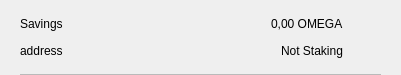
<?xml version="1.0" encoding="UTF-8"?>
<ui version="4.0">
 <class>CSRow</class>
 <widget class="QWidget" name="CSRow">
  <property name="geometry">
   <rect>
    <x>0</x>
    <y>0</y>
    <width>401</width>
    <height>75</height>
   </rect>
  </property>
  <property name="windowTitle">
   <string>Form</string>
  </property>
  <layout class="QVBoxLayout" name="verticalLayout">
   <property name="spacing">
    <number>0</number>
   </property>
   <property name="leftMargin">
    <number>20</number>
   </property>
   <property name="topMargin">
    <number>10</number>
   </property>
   <property name="rightMargin">
    <number>20</number>
   </property>
   <property name="bottomMargin">
    <number>0</number>
   </property>
   <item>
    <widget class="QWidget" name="info" native="true">
     <property name="minimumSize">
      <size>
       <width>0</width>
       <height>0</height>
      </size>
     </property>
     <layout class="QHBoxLayout" name="horizontalLayout_3">
      <property name="leftMargin">
       <number>0</number>
      </property>
      <property name="topMargin">
       <number>0</number>
      </property>
      <property name="rightMargin">
       <number>0</number>
      </property>
      <property name="bottomMargin">
       <number>10</number>
      </property>
      <item>
       <widget class="QWidget" name="container" native="true">
        <property name="minimumSize">
         <size>
          <width>0</width>
          <height>0</height>
         </size>
        </property>
        <layout class="QVBoxLayout" name="verticalLayout_2">
         <property name="spacing">
          <number>0</number>
         </property>
         <property name="leftMargin">
          <number>0</number>
         </property>
         <property name="topMargin">
          <number>0</number>
         </property>
         <property name="rightMargin">
          <number>0</number>
         </property>
         <property name="bottomMargin">
          <number>0</number>
         </property>
         <item>
          <layout class="QHBoxLayout" name="horizontalLayout">
           <item>
            <widget class="QLabel" name="labelName">
             <property name="toolTip">
              <string notr="true"/>
             </property>
             <property name="text">
              <string>Savings</string>
             </property>
            </widget>
           </item>
           <item>
            <spacer name="horizontalSpacer">
             <property name="orientation">
              <enum>Qt::Horizontal</enum>
             </property>
             <property name="sizeHint" stdset="0">
              <size>
               <width>40</width>
               <height>20</height>
              </size>
             </property>
            </spacer>
           </item>
           <item>
            <widget class="QLabel" name="labelAmount">
             <property name="text">
              <string>0,00 OMEGA</string>
             </property>
            </widget>
           </item>
          </layout>
         </item>
         <item>
          <layout class="QHBoxLayout" name="horizontalLayout_2">
           <item>
            <widget class="QLabel" name="labelAddress">
             <property name="toolTip">
              <string notr="true"/>
             </property>
             <property name="text">
              <string>address</string>
             </property>
            </widget>
           </item>
           <item>
            <spacer name="horizontalSpacer_2">
             <property name="orientation">
              <enum>Qt::Horizontal</enum>
             </property>
             <property name="sizeHint" stdset="0">
              <size>
               <width>40</width>
               <height>20</height>
              </size>
             </property>
            </spacer>
           </item>
           <item>
            <widget class="QLabel" name="labelStaking">
             <property name="text">
              <string>Not Staking</string>
             </property>
            </widget>
           </item>
          </layout>
         </item>
        </layout>
       </widget>
      </item>
      <item alignment="Qt::AlignHCenter|Qt::AlignVCenter">
       <widget class="QPushButton" name="pushButtonMenu">
        <property name="minimumSize">
         <size>
          <width>24</width>
          <height>24</height>
         </size>
        </property>
        <property name="maximumSize">
         <size>
          <width>32</width>
          <height>32</height>
         </size>
        </property>
        <property name="focusPolicy">
         <enum>Qt::NoFocus</enum>
        </property>
        <property name="styleSheet">
         <string notr="true">border:none; background-color:transparent;</string>
        </property>
        <property name="text">
         <string/>
        </property>
        <property name="icon">
         <iconset>
          <normaloff>://ic-menu-hover</normaloff>://ic-menu-hover</iconset>
        </property>
        <property name="iconSize">
         <size>
          <width>24</width>
          <height>24</height>
         </size>
        </property>
       </widget>
      </item>
     </layout>
    </widget>
   </item>
   <item>
    <widget class="QLabel" name="lblDivisory">
     <property name="minimumSize">
      <size>
       <width>0</width>
       <height>1</height>
      </size>
     </property>
     <property name="maximumSize">
      <size>
       <width>16777215</width>
       <height>1</height>
      </size>
     </property>
     <property name="styleSheet">
      <string notr="true">background-color:#bababa;</string>
     </property>
     <property name="text">
      <string/>
     </property>
     <property name="alignment">
      <set>Qt::AlignBottom|Qt::AlignLeading|Qt::AlignLeft</set>
     </property>
    </widget>
   </item>
  </layout>
 </widget>
 <resources/>
 <connections/>
</ui>
